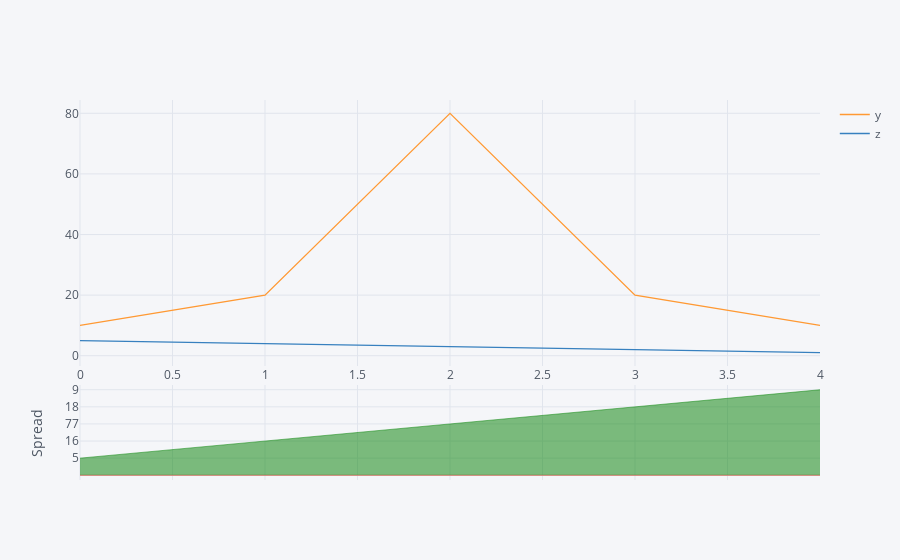

The notebook cell this image was saved under:
### Markdown cell above
# Spread  (surface)

### Code cell
df1[['y','z']].iplot(kind='spread')

### Figure 1 — Plotly figure (JSON) as saved in the notebook; plotly's stock layout.template omitted (floating-point values rounded to 4 significant figures)
{"data": [{"line": {"color": "rgba(255, 153, 51, 1.0)", "dash": "solid", "shape": "linear", "width": 1.3}, "mode": "lines", "name": "y", "text": "", "type": "scatter", "uid": "4cc8fe5a-8efd-4669-96e2-a36e41ce621d", "x": [0, 1, 2, 3, 4], "y": [10, 20, 80, 20, 10]}, {"line": {"color": "rgba(55, 128, 191, 1.0)", "dash": "solid", "shape": "linear", "width": 1.3}, "mode": "lines", "name": "z", "text": "", "type": "scatter", "uid": "5bebe452-b9b4-4488-98ab-a81294563cf9", "x": [0, 1, 2, 3, 4], "y": [5, 4, 3, 2, 1]}, {"connectgaps": false, "fill": "tozeroy", "line": {"color": "red", "dash": "solid", "shape": "linear", "width": 0.5}, "mode": "lines", "name": "Spread", "showlegend": false, "type": "scatter", "uid": "49550936-2209-410d-92cf-b5bdf99563ef", "x": [0, 1, 2, 3, 4], "xaxis": "x2", "y": ["", "", "", "", ""], "yaxis": "y2"}, {"connectgaps": false, "fill": "tozeroy", "line": {"color": "green", "dash": "solid", "shape": "linear", "width": 0.5}, "mode": "lines", "name": "Spread", "showlegend": false, "type": "scatter", "uid": "4f942ccc-bb9e-4a71-84ea-06f1dbc2e5c7", "x": [0, 1, 2, 3, 4], "xaxis": "x2", "y": [5, 16, 77, 18, 9], "yaxis": "y2"}], "layout": {"hovermode": "x", "legend": {"bgcolor": "#F5F6F9", "font": {"color": "#4D5663"}}, "paper_bgcolor": "#F5F6F9", "plot_bgcolor": "#F5F6F9", "title": {"font": {"color": "#4D5663"}}, "xaxis": {"gridcolor": "#E1E5ED", "showgrid": true, "tickfont": {"color": "#4D5663"}, "title": {"font": {"color": "#4D5663"}, "text": ""}, "zerolinecolor": "#E1E5ED"}, "xaxis2": {"anchor": "y2", "gridcolor": "#E1E5ED", "showgrid": true, "showticklabels": false, "tickfont": {"color": "#4D5663"}, "title": {"font": {"color": "#4D5663"}, "text": ""}, "zerolinecolor": "#E1E5ED"}, "yaxis": {"domain": [0.3, 1], "gridcolor": "#E1E5ED", "showgrid": true, "tickfont": {"color": "#4D5663"}, "title": {"font": {"color": "#4D5663"}, "text": ""}, "zerolinecolor": "#E1E5ED"}, "yaxis2": {"domain": [0, 0.25], "gridcolor": "#E1E5ED", "showgrid": true, "tickfont": {"color": "#4D5663"}, "title": {"font": {"color": "#4D5663"}, "text": "Spread"}, "zerolinecolor": "#E1E5ED"}}}
